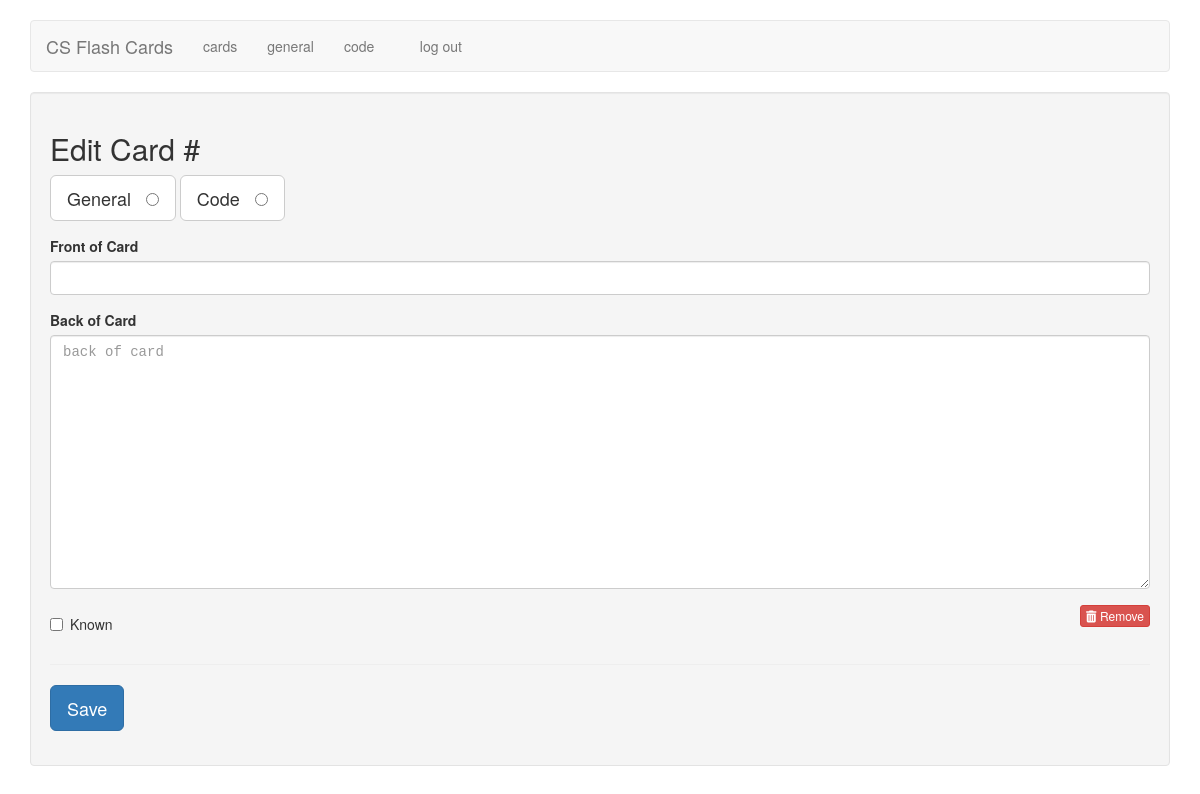
The app's page /edit/1051 (signed in), older data.
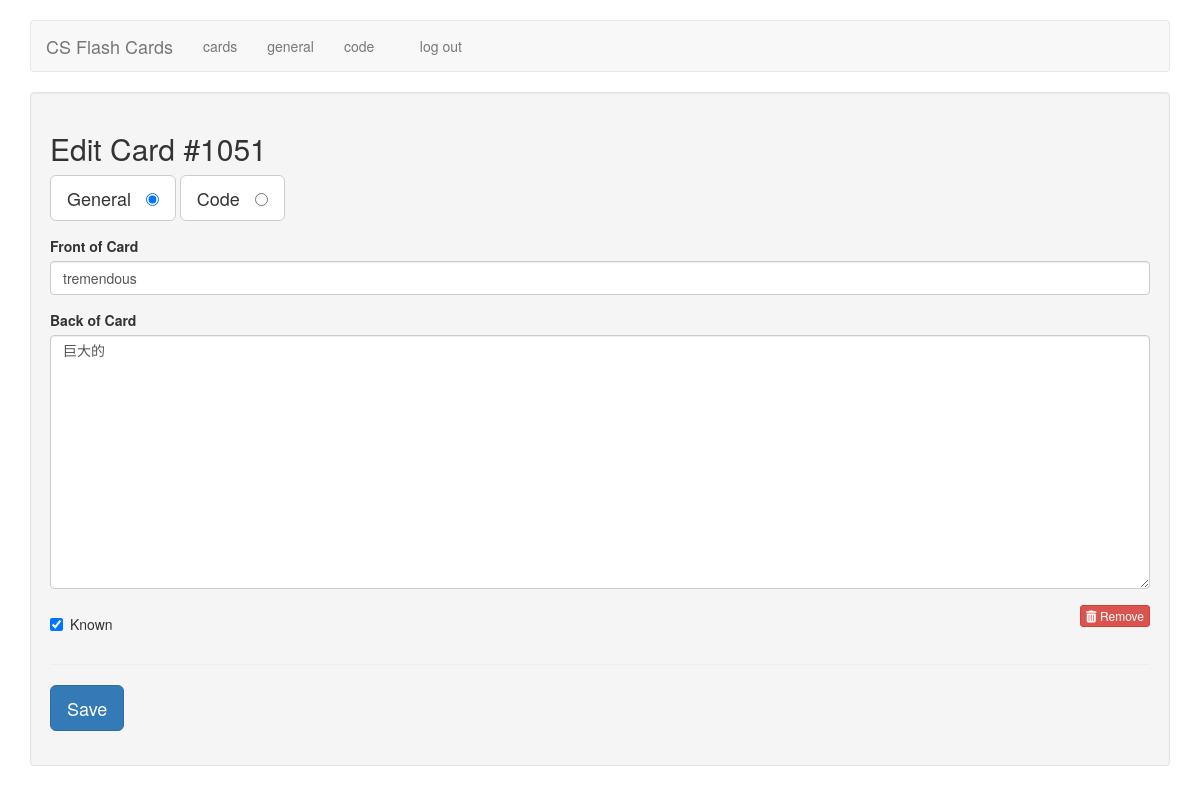
The same page, newer data.
### tables this page shows
CREATE TABLE cards (
  id integer primary key autoincrement,
  type tinyint not null, /* 1 for vocab, 2 for code */
  front text not null,
  back text not null,
  known boolean default 0
);

### flash_cards.py (the view)
@app.route('/edit/<card_id>')
def edit(card_id):
    if not session.get('logged_in'):
        return redirect(url_for('login'))
    db = get_db()
    query = '''
        SELECT id, type, front, back, known
        FROM cards
        WHERE id = ?
    '''
    cur = db.execute(query, [card_id])
    card = cur.fetchone()
    return render_template('edit.html', card=card)

### flash_cards.py (called while the page is built)
def connect_db():
    rv = sqlite3.connect(app.config['DATABASE'])
    rv.row_factory = sqlite3.Row
    return rv

def get_db():
    if not hasattr(g, 'sqlite_db'):
        g.sqlite_db = connect_db()
    return g.sqlite_db

### templates/edit.html (shortened to what this page needs)
{% extends "layout.html" %}
{% block body %}
    <div class="well">
        <h2>Edit Card #{{ card.id }}</h2>
        <form action="{{ url_for('edit_card') }}" method="post" class="cardForm">
            <div class="form-group">
                <label for="general" class="btn btn-default btn-lg">General &nbsp;
                    <input type="radio" name="type" value="1"
                           id="general" {{ "checked" if (card.type == 1) else "" }} />
                </label>
                <label for="code" class="btn btn-default btn-lg">Code &nbsp;
                    <input type="radio" name="type" value="2" id="code" {{ "checked" if (card.type == 2) else "" }} />
                </label>
            </div>
            <div class="form-group">
                <label for="front">Front of Card</label>
                <input type="text" name="front" id="front" class="form-control" value="{{ card.front|e }}">
            </div>
            <div class="form-group">
                <label for="back">Back of Card</label>
                <textarea name="back"
                          class="form-control"
                          id="back"
                          placeholder="back of card"
                          rows="12">{{ card.back|e }}</textarea>
            </div>
            <div class="row">
                <div class="col-xs-6">
                    <div class="checkbox">
                        <label>
                            <input type="checkbox" name="known"
                               value="1" {{ "checked" if (card.known == 1) else "" }} /> Known
                        </label>
                    </div>
                </div>
                <div class="col-xs-6 text-right">
                    <a href="{{ url_for('delete', card_id=card.id) }}" class="btn btn-danger btn-xs">
                        <i class="fa fa-trash"></i>
                        Remove
                    </a>
                </div>
            </div>
            <hr />
            <div class="form-group">
                <button type="submit" class="saveButton btn btn-lg btn-primary">Save</button>
            </div>
        </form>
    </div>
{% endblock %}

Row changes from the older to the newer data that the page shows:
added cards: id "1051", front "tremendous", back "巨大的"
Text that changed along with them:
form field type: "☐ General" → "☑ General"
form field known: "☐" → "☑"
